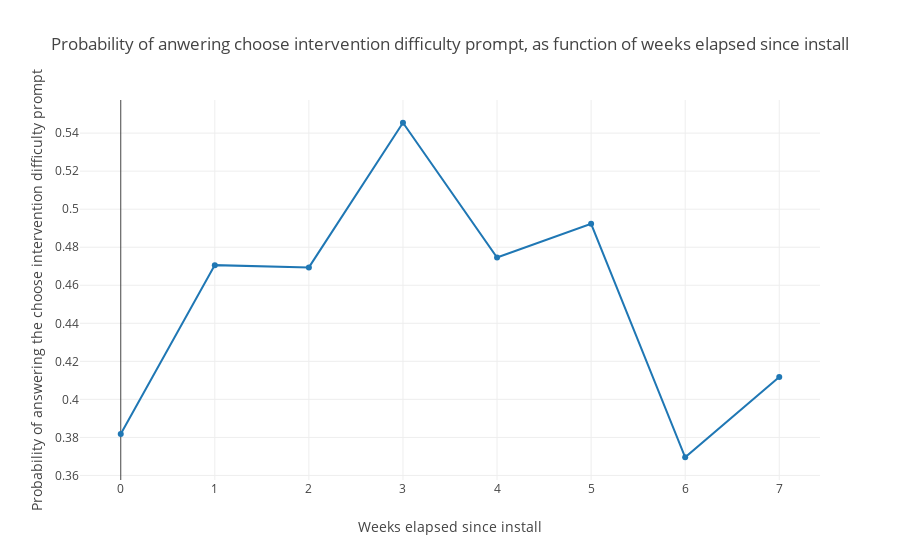

Here is the notebook cell this chart was saved with:
### Markdown cell above
Does users’ willingness to answer the question change over time?

If we look at it from the perspective of time from install, it does not. Weeks elapsed since install, versus percentage of sessions where the user chooses to answer the choose difficulty prompt. this is restricted only to users who remained installed for at least 7 full weeks. Seems to be fairly stable (mysterious fall at week 6 aside)

### Code cell
from cost_utils_libs import plot_response_rate_since_first_impression_per_week
plot_response_rate_since_first_impression_per_week()

### Figure 1 — Plotly figure (JSON) as saved in the notebook; plotly's stock layout.template omitted (floating-point values rounded to 4 significant figures)
{"data": [{"type": "scatter", "uid": "2342a2b3-5e7b-43e4-b200-a03ee75be149", "x": [0, 1, 2, 3, 4, 5, 6, 7], "y": [0.3818, 0.4706, 0.4694, 0.5455, 0.4746, 0.4923, 0.3696, 0.4118]}], "layout": {"title": {"text": "Probability of anwering choose intervention difficulty prompt, as function of weeks elapsed since install"}, "xaxis": {"title": {"text": "Weeks elapsed since install"}}, "yaxis": {"title": {"text": "Probability of answering the choose intervention difficulty prompt"}}}}
